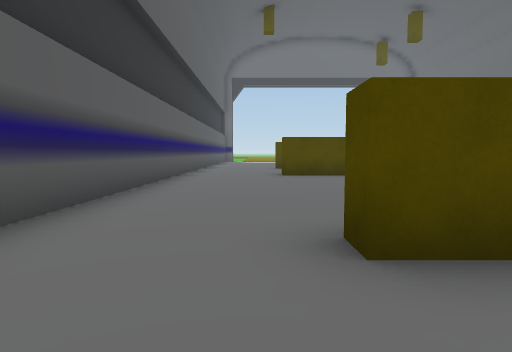
[1] (above)

17 first-person views from a walk through a scene from a Unity 3-D project. The camera is 1.2 m above the floor, tilts 4° down and sees 75° across. The floor is counted in squares, 2 m on a side. Each view is taken from the middle of a square. On the plan, view 1 faces up. The plan holds only what a view shows up to about 10 squares ahead; the rest is blank. The place goes on beyond the plan. The player is left out. Door leaves are left out, so doorways stand open. Some surface patterns are stand-ins.

[2]
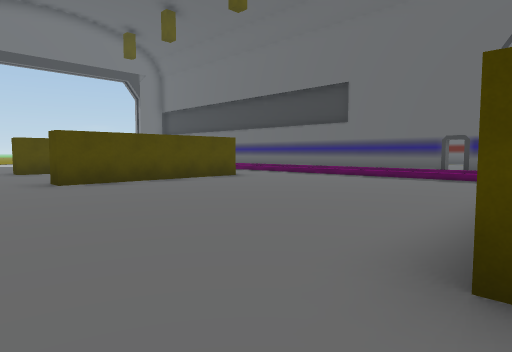

[3]
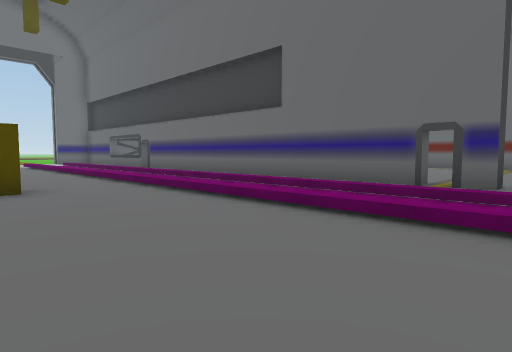

[4]
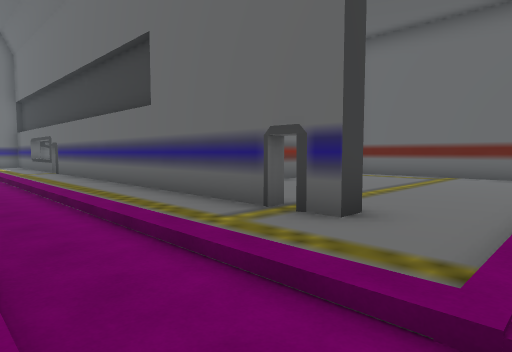

[5]
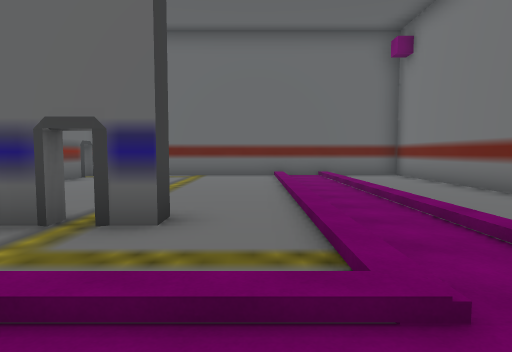

[6]
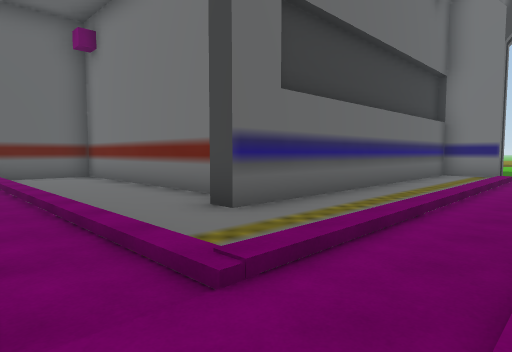

[7]
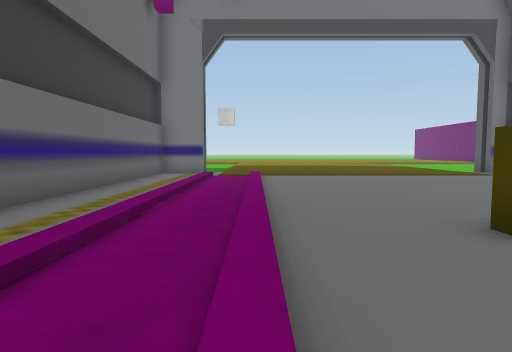

[8]
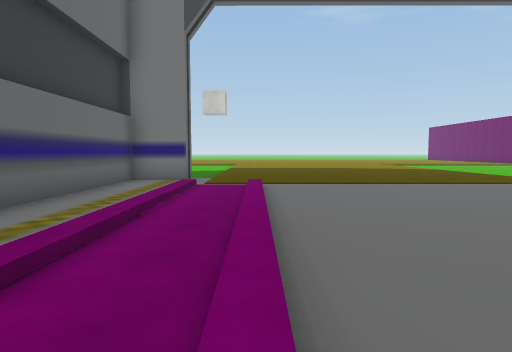

[9]
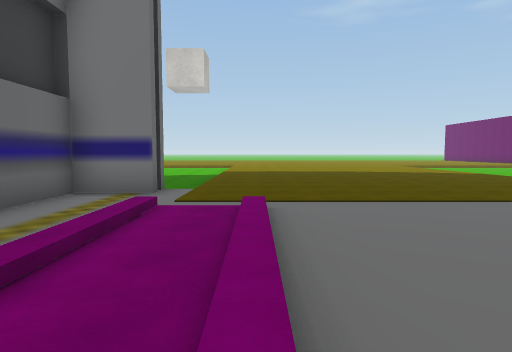

[10]
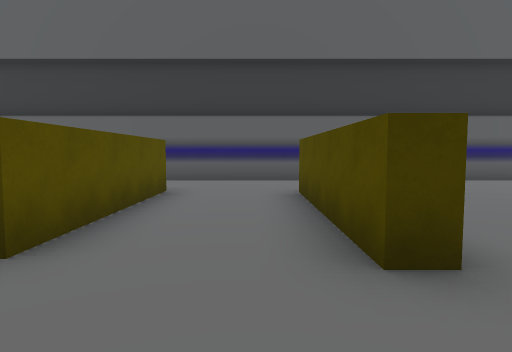

[11]
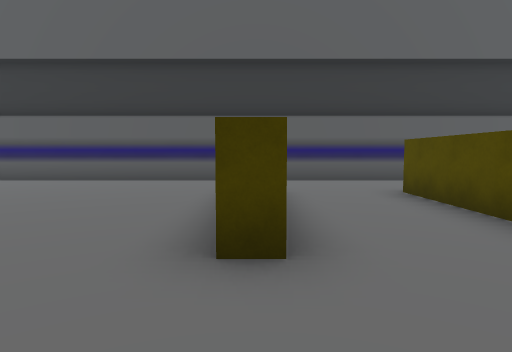

[12]
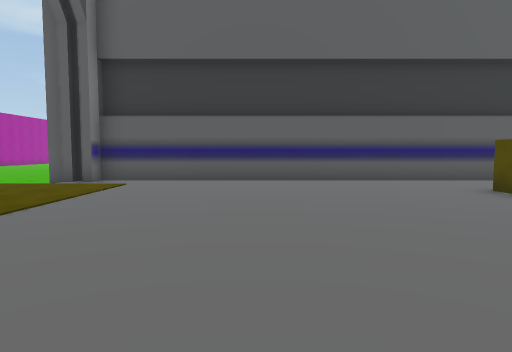

[13]
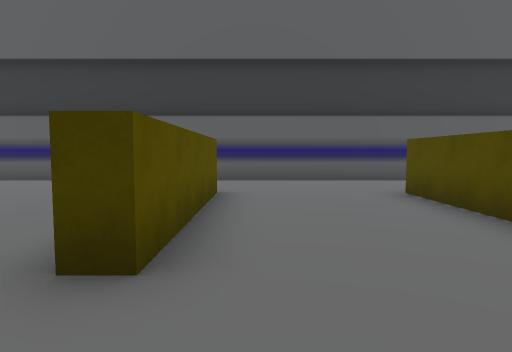

[14]
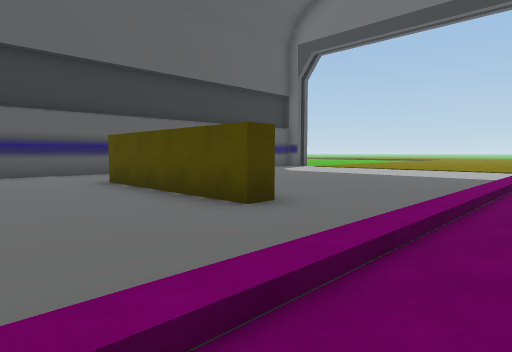

[15]
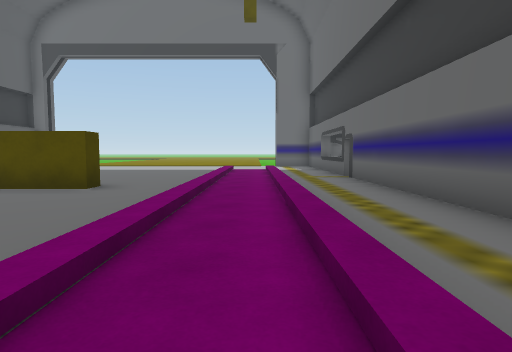

[16]
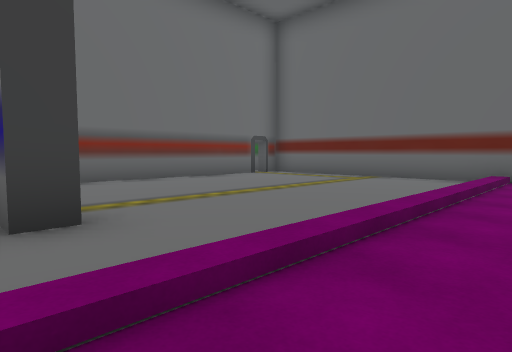

[17]
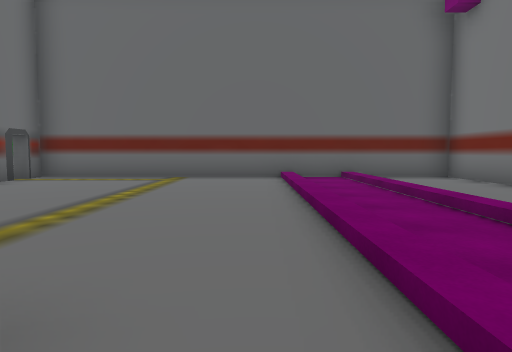

### Floor plan
Key: @ floor where view 1 was taken; # wall or solid block; x gap in a wall; . main floor; - floor 0.25 m lower than the main floor; / step, stairs or slope; D open door.
Columns run from 3 left of view 1 to 18 right of it. Each row starts with its distance up from view 1.
 14  #.    .../...#
 13  #..#####./...#
 12  #......../...#
 11  #......../...#
 10  #......../...#
  9  #..####../...###### #
  8  #......../...#....#D#
  7  #......../...#......#
  6  #......../...#......#
  5  #......../..Dx......#
  4  #......../..........#
  3  #......../..........#
  2  #..####.././////....#
  1  #.......././////....#
  0  #.@....../..........#
 -1  #..####../...#......#
 -2  #......../...########
 -3  #......../...#
 -4  #......../...#
 -5  #......../...#
 -6  #......../...#
 -7  #......../...#
 -8  #......../...#
 -9  #............#
-10  #............#
-11  #/......../###
-12 --/......../-
-13 -- ......../-

Positions as (right, up) in squares from view 1, and headings:
1: (0, 0), facing up
2: (-1, 2), facing up-right
3: (4, 3), facing up-right
4: (7, 2), facing up-right
5: (7, 3), facing right
6: (7, 2), facing down-right
7: (7, 2), facing down
8: (7, -1), facing down
9: (7, -4), facing down
10: (7, 1), facing left
11: (7, -1), facing left
12: (7, -6), facing left
13: (7, 10), facing left
14: (8, 10), facing up-left
15: (8, 7), facing up
16: (10, 1), facing up-right
17: (10, 3), facing right
